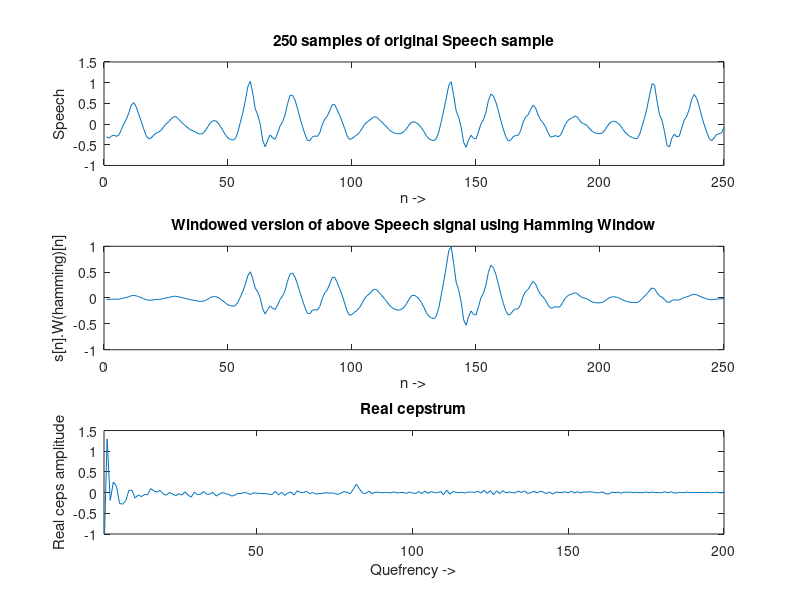

Here is the MATLAB script that generated this plot: (Note: this script raises an error after producing the figure.)
% % ---------------------------------------------
% Name : Manan Vyas
% USCID: 7483-8632-00
% Email: mvyas@usc.edu
% EE519 : Speech Recognition : Final Exam : P3
% % ----------------------------------------------

% Setup
clc;
clear all;
close all;


Fs = 10000;   % Hz - Sampling frq
load('final2014_p3.mat'); % we have normalized Speech signal here
n = length(speech);
% Apply a 25ms Hamming window ...
% 10k samples/sec => 25msec = 250 samples => Length of Hamming window
wLen = 250;
window = hamming(wLen);
% Take first 250 samples of the Speech signal
Speech = speech(1:250);
wSpeech = Speech.*window' ; % Windowed Speech

% Computing Cepstrum
wSpeechFFT = fft(wSpeech,1024); % 1024 point FFT of the windowed Speech
wSpeechFFT_log = log(abs(wSpeechFFT)); % Log Mag spectrum of the FFT
wSpeechFFT_cepstrum = real(ifft(wSpeechFFT_log,1024)); % Defintion of Cepstrum

% Part (A) All plots
figure;
subplot(3,1,1); plot(Speech); title('250 samples of original Speech sample');
xlabel('n ->'); ylabel('Speech');

subplot(3,1,2); plot(wSpeech); 
title('Windowed version of above Speech signal using Hamming Window');
xlabel('n ->'); ylabel('s[n].W(hamming)[n]');

subplot(3,1,2); plot(wSpeech); 
title('Windowed version of above Speech signal using Hamming Window');
xlabel('n ->'); ylabel('s[n].W(hamming)[n]');

subplot(3,1,3); plot(wSpeechFFT_cepstrum(1:200)); axis([1 200 -1 1.5]);
title('Real cepstrum');
xlabel('Quefrency ->'); ylabel('Real ceps amplitude');

% Part (B) : Pitch Estimation
%Liftering

wSpeechFFT_cepstrum_coEff = wSpeechFFT_cepstrum(1:length(wSpeechFFT_cepstrum));
L = zeros(1,length(wSpeechFFT_cepstrum_coEff)); 
% Liftering Window
L(20:140) = 1;
% Low time lifted cepstrum
yOp = real(wSpeechFFT_cepstrum_coEff.*L);

%Finding peak in lifted cepstrum
[peak_val,peak_loc] = max(yOp);
pitch_period = peak_loc;
pitch_frq = (1/pitch_period)*Fs;

% Part (C) : Uniform Quantizer
pitchMin = 50;
pitchMax = 300;
B = 7 ; % Bit precision size
% The quantized value of the pitch frequency using a 7bit uniform quantizer
quantPitchFrqValue = quant(pitch_frq,B,pitchMin,pitchMax)
quantValue = quant(pitch_frq,B,pitchMin,pitchMax); 

% Part (D): Non uniform quantizer
% take the initial 28 co-efficients of the cepstrum co-eff
cepstrumCoEff28 = wSpeechFFT_cepstrum(1:28);

% Unifromly quantize these
for i=1:1:28
    cepstrumCoEff28_UniQ(i) = quant(cepstrumCoEff28(i), 7, min(cepstrumCoEff28),max(cepstrumCoEff28));
end
figure
subplot(2,1,1)
plot(cepstrumCoEff28,'--r');
hold on
stem(cepstrumCoEff28_UniQ);
title('Uniformly Quantized initial 28 cepstrum co-effs');
xlabel('n ->'); ylabel('c[n]'); axis([1 28 min(cepstrumCoEff28_UniQ) max(cepstrumCoEff28_UniQ)]);
legend('Original Cepstrum Coeffs','Uniformly Quantized Cepstrum Coeff(7bit)');
hold off

% Non Uniform Quantization
cepstrumCoEff28_NonUniQ = nonUniformQuant(cepstrumCoEff28);
subplot(2,1,2)
plot(cepstrumCoEff28,'--r');
hold on
stem(cepstrumCoEff28_NonUniQ);
title('Non-Uniformly Quantized initial 28 cepstrum co-effs');
xlabel('n ->'); ylabel('_c[n]'); axis([1 28 min(cepstrumCoEff28_NonUniQ) max(cepstrumCoEff28_NonUniQ)]);
legend('Original Cepstrum Coeffs','Non-Uniformly Quantized Cepstrum Coeff');
hold off

% Part (E): Minimum phase reconstruction
% Right sided Cepstral Lifter
Lifter(1) = 1;
Lifter(2:28) = 2;
% Lifter the non uniformly quantized values
cepstrumCoEff28_UniQ_Liftered = cepstrumCoEff28_UniQ.*Lifter;
minimumPhaseRecostruction = fft(cepstrumCoEff28_UniQ_Liftered,1024);

% Part (F) : Sampled log magnitude and phase and signal reconstruction
figure
% We need to map the x-axis value to reflect frequency in Hz. 
% To do that all you need to remember that the length of the
% FFT corresponds to the sampling rate Fs for continuous frequencies and 
% corresponds to 2? for discrete frequency. Therefore
% to get the positive and negative frequencies
scale = -(1024/2):(1024/2-1);
subplot (2,1,1)
plot(scale*Fs/1024,fftshift(20*log10(abs(minimumPhaseRecostruction)))); % to get the frquency scale in Hz
title('Log Magnitude plot of minimum phase recosntruction');xlabel('f(Hz)->');ylabel('20*log|fft(Ceps,1024)| db scale');
subplot(2,1,2);
plot(scale*Fs/1024,fftshift((angle(minimumPhaseRecostruction))));
title('Phase plot of minimum phase recosntruction');xlabel('f(Hz)->');ylabel('<fft(Ceps,1024)');
% Now sample the log magnitude and phase values
toBeSampled = log(abs(minimumPhaseRecostruction));
diff = [5000,-ones(1,100)];
index = 1;
newHarms = 1;
for i=1:1:512 %because the spectrum FFT is symmetrical
    index = index + 1;
    newfreq = i*Fs/1024;
    tempdiff = abs(quantValue - (i*Fs/(1024)));
    diff(index) = quantValue - (i*Fs/(1024));
    if(abs(diff(index)) > abs(diff(index-1)))
%        sampledLogMag(i) = 20*log(abs(minimumPhaseRecostruction((quantValue+diff(index-1))*1024/(Fs*(i)))));
        sampledLogMag(newHarms) = toBeSampled(i) ;%log(abs(minimumPhaseRecostruction(i)));
        sampledPhase(newHarms) = angle(minimumPhaseRecostruction(i));
        selectedHarmonicFrequencies(newHarms) = newfreq;
        selectedHarmonicFrequenciesIndex(newHarms) = i;
        quantValue = quantValue + quantPitchFrqValue;
        newHarms = newHarms + 1;
        diff = [5000,-ones(1,100)];
%         i = 1;
        if(i > 1024)
           break; 
        end
        index = 1;
    end
end
selectedHarmonicFrequencies
selectedHarmonicFrequenciesIndex
sampledLogMag
sampledPhase

% Part (G) : Resynthesis
reconLogMag = exp(sampledLogMag);
reconPhase = exp(sampledPhase);
reconstructedSpeech = sinewave(reconLogMag,selectedHarmonicFrequencies,reconPhase,1000);
% Normalize
reconstructedSpeech = reconstructedSpeech./max(reconstructedSpeech) ;
figure
subplot(2,1,1)
plot(reconstructedSpeech); title('Reconstructed Speech'); xlabel('n ->'); ylabel('y[n]');
subplot(2,1,2);
plot(speech);title('Original Speech'); xlabel('n ->'); ylabel('x[n]');
% MSE Calculation
sqDiff = (double(reconstructedSpeech) - double(speech)).^2;
MSE = sum(sqDiff)/(length(reconstructedSpeech))





























